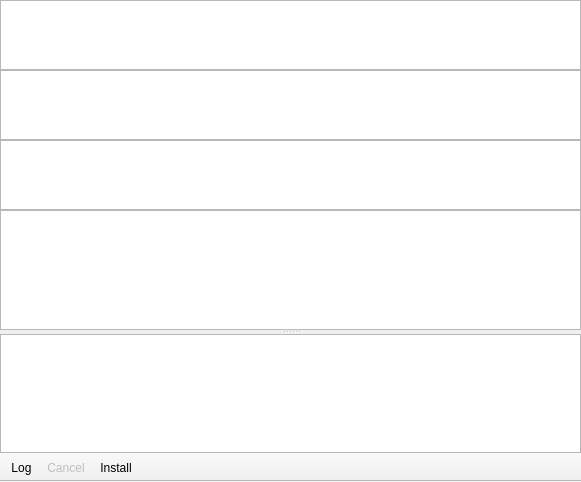
<?xml version="1.0" encoding="UTF-8"?>
<ui version="4.0">
 <class>LocalPackageMainWindow</class>
 <widget class="QMainWindow" name="LocalPackageMainWindow">
  <property name="geometry">
   <rect>
    <x>0</x>
    <y>0</y>
    <width>581</width>
    <height>482</height>
   </rect>
  </property>
  <property name="contextMenuPolicy">
   <enum>Qt::NoContextMenu</enum>
  </property>
  <property name="windowTitle">
   <string>Local package installer...</string>
  </property>
  <property name="windowIcon">
   <iconset>
    <normaloff>pics/qpacman.svg</normaloff>pics/qpacman.svg</iconset>
  </property>
  <widget class="QWidget" name="centralwidget">
   <layout class="QHBoxLayout" name="horizontalLayout_2">
    <property name="leftMargin">
     <number>0</number>
    </property>
    <property name="topMargin">
     <number>0</number>
    </property>
    <property name="rightMargin">
     <number>0</number>
    </property>
    <property name="bottomMargin">
     <number>0</number>
    </property>
    <item>
     <widget class="QWidget" name="widget" native="true">
      <layout class="QVBoxLayout" name="verticalLayout_2">
       <property name="spacing">
        <number>0</number>
       </property>
       <property name="leftMargin">
        <number>0</number>
       </property>
       <property name="topMargin">
        <number>0</number>
       </property>
       <property name="rightMargin">
        <number>0</number>
       </property>
       <property name="bottomMargin">
        <number>0</number>
       </property>
       <item>
        <widget class="QPlainTextEdit" name="logWindow"/>
       </item>
       <item>
        <widget class="ProgressView" name="progressView">
         <property name="sizePolicy">
          <sizepolicy hsizetype="Preferred" vsizetype="Expanding">
           <horstretch>0</horstretch>
           <verstretch>0</verstretch>
          </sizepolicy>
         </property>
        </widget>
       </item>
       <item>
        <widget class="PacmanWaitView" name="waitView">
         <property name="sizePolicy">
          <sizepolicy hsizetype="Preferred" vsizetype="Expanding">
           <horstretch>0</horstretch>
           <verstretch>0</verstretch>
          </sizepolicy>
         </property>
        </widget>
       </item>
       <item>
        <widget class="QSplitter" name="splitter">
         <property name="orientation">
          <enum>Qt::Vertical</enum>
         </property>
         <widget class="QWidget" name="widget_2" native="true">
          <layout class="QVBoxLayout" name="verticalLayout">
           <property name="spacing">
            <number>0</number>
           </property>
           <property name="leftMargin">
            <number>0</number>
           </property>
           <property name="topMargin">
            <number>0</number>
           </property>
           <property name="rightMargin">
            <number>0</number>
           </property>
           <property name="bottomMargin">
            <number>0</number>
           </property>
           <item>
            <widget class="QTreeView" name="packageView">
             <property name="mouseTracking">
              <bool>true</bool>
             </property>
             <property name="iconSize">
              <size>
               <width>22</width>
               <height>22</height>
              </size>
             </property>
             <property name="rootIsDecorated">
              <bool>false</bool>
             </property>
             <property name="itemsExpandable">
              <bool>false</bool>
             </property>
             <property name="expandsOnDoubleClick">
              <bool>false</bool>
             </property>
             <attribute name="headerStretchLastSection">
              <bool>false</bool>
             </attribute>
            </widget>
           </item>
          </layout>
         </widget>
         <widget class="PacmanInfoBrowser" name="pacInfoView"/>
        </widget>
       </item>
      </layout>
     </widget>
    </item>
   </layout>
  </widget>
  <widget class="QToolBar" name="toolBar">
   <property name="sizePolicy">
    <sizepolicy hsizetype="Preferred" vsizetype="Preferred">
     <horstretch>0</horstretch>
     <verstretch>0</verstretch>
    </sizepolicy>
   </property>
   <property name="windowTitle">
    <string>toolBar</string>
   </property>
   <property name="layoutDirection">
    <enum>Qt::LeftToRight</enum>
   </property>
   <property name="movable">
    <bool>false</bool>
   </property>
   <property name="allowedAreas">
    <set>Qt::BottomToolBarArea</set>
   </property>
   <property name="toolButtonStyle">
    <enum>Qt::ToolButtonTextBesideIcon</enum>
   </property>
   <property name="floatable">
    <bool>false</bool>
   </property>
   <attribute name="toolBarArea">
    <enum>BottomToolBarArea</enum>
   </attribute>
   <attribute name="toolBarBreak">
    <bool>false</bool>
   </attribute>
   <addaction name="actionLog"/>
   <addaction name="actionCancel"/>
   <addaction name="actionInstall"/>
  </widget>
  <action name="actionCancel">
   <property name="enabled">
    <bool>false</bool>
   </property>
   <property name="icon">
    <iconset theme="dialog-cancel">
     <normaloff>.</normaloff>.</iconset>
   </property>
   <property name="text">
    <string>Cancel</string>
   </property>
   <property name="toolTip">
    <string>Cancel the current operation</string>
   </property>
   <property name="shortcut">
    <string>Esc</string>
   </property>
   <property name="visible">
    <bool>false</bool>
   </property>
  </action>
  <action name="actionInstall">
   <property name="icon">
    <iconset theme="run-build">
     <normaloff>.</normaloff>.</iconset>
   </property>
   <property name="text">
    <string>Install</string>
   </property>
   <property name="toolTip">
    <string>Install the packages</string>
   </property>
   <property name="shortcut">
    <string>Alt+A</string>
   </property>
   <property name="visible">
    <bool>true</bool>
   </property>
  </action>
  <action name="actionLog">
   <property name="checkable">
    <bool>true</bool>
   </property>
   <property name="icon">
    <iconset theme="dialog-messages">
     <normaloff>.</normaloff>.</iconset>
   </property>
   <property name="text">
    <string>Log</string>
   </property>
   <property name="toolTip">
    <string>Shows the messages from the packages' post scripts</string>
   </property>
   <property name="shortcut">
    <string>Alt+L</string>
   </property>
   <property name="visible">
    <bool>false</bool>
   </property>
  </action>
 </widget>
 <customwidgets>
  <customwidget>
   <class>PacmanInfoBrowser</class>
   <extends>QTextBrowser</extends>
   <header>pacmaninfobrowser.h</header>
  </customwidget>
  <customwidget>
   <class>PacmanWaitView</class>
   <extends>QGraphicsView</extends>
   <header location="global">pacmanwaitview.h</header>
  </customwidget>
  <customwidget>
   <class>ProgressView</class>
   <extends>QTreeView</extends>
   <header location="global">progressview.h</header>
  </customwidget>
 </customwidgets>
 <resources/>
 <connections/>
</ui>
